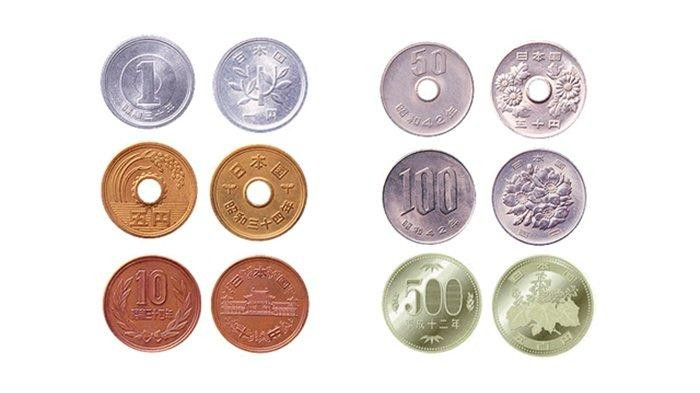
#> input picture picture/koin.jpg, 700 x 393 px, found by its file name
$ python canny.py
#> lines starting #> are read from the running program, lines starting #| are printed output that depends on the picture; after the words box and inside, x2 and y2 are one past the last pixel; in counts of white or black regions, pixels touching at a corner belong together
import numpy as np
import cv2 as cv

path = r"C:\pemprog\python\ProjectFaceDetector\picture\koin.jpg"

img = cv.imread(path, 0)
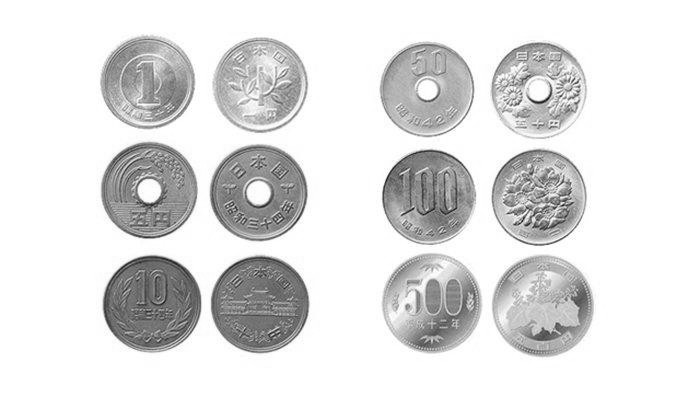
#> img: shape (393, 700); min 12, max 255, mean 223.5
edges = cv.Canny(img, 10, 20)
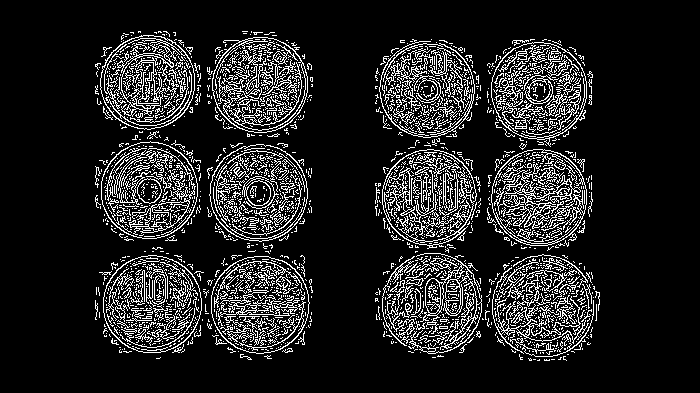
#> edges: shape (393, 700); 13.4% white in thin lines or dots, all inside (x1, y1, x2, y2) = (95, 31, 600, 361)
cv.imshow("edges", edges)

cv.waitKey(0)
cv.destroyAllWindows()
